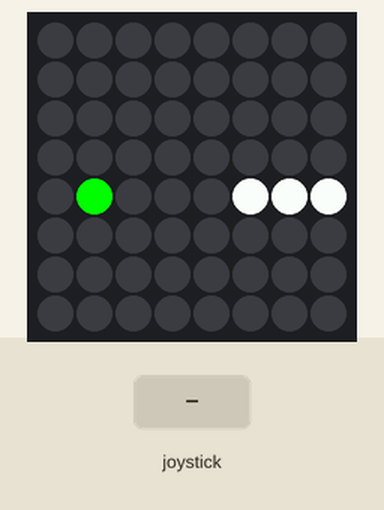
A program run on a simulated Raspberry Pi (BCM pin numbers) with a Sense HAT. On the bench: the Sense HAT's 8×8 RGB LED matrix. Inputs (shaded band) come from the test bench. Random numbers come from a fixed seed.

Above: at 1.2 s.
1.3 s: joystick clicked
At 3.7 s:
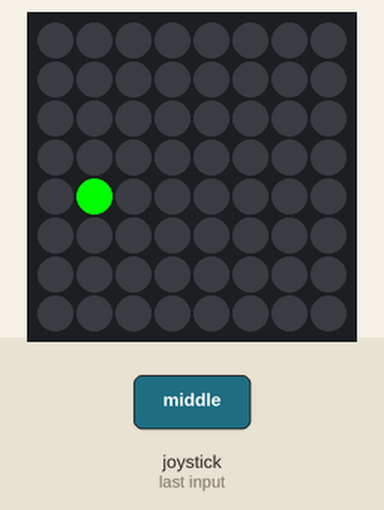
4.0 s: joystick pushed up
At 4.9 s:
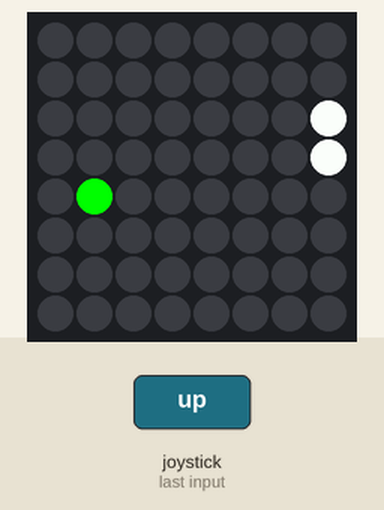
7.0 s: joystick pushed left
At 7.4 s:
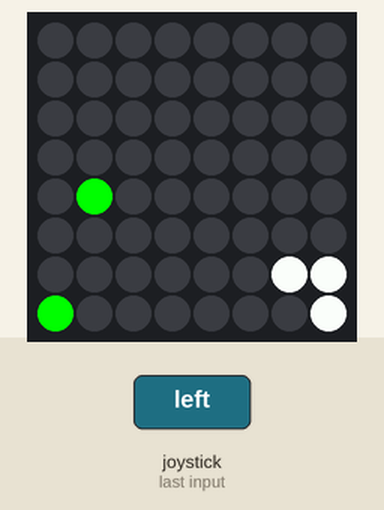
10.0 s: joystick pushed down
At 10.4 s:
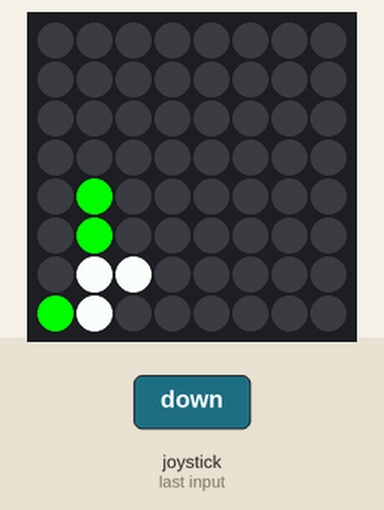
13.0 s: joystick pushed right
At 13.4 s:
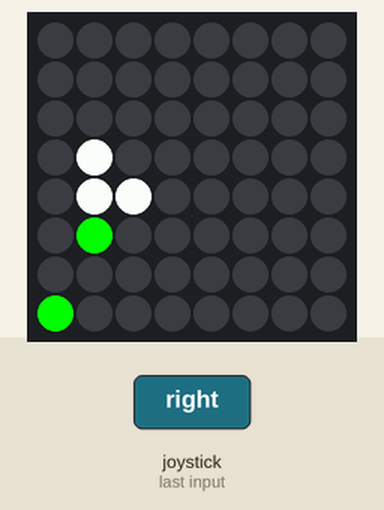
16.0 s: joystick pushed up
At 16.4 s:
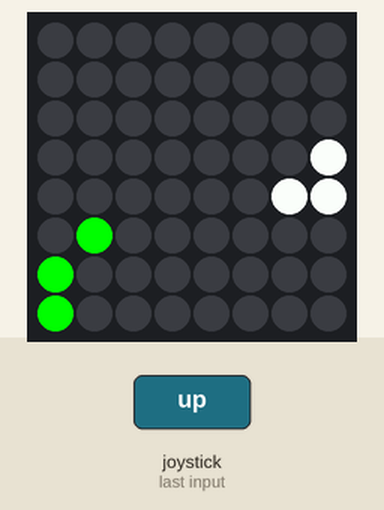
Timing chart, 0 to 19.0 s (numbered marks = the images above; inputs shaded):
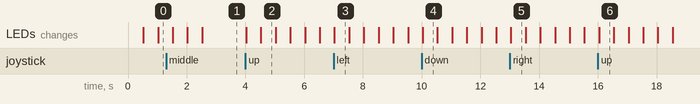

Measured:
- what the display in image 3 shows lasts 0.5 s, from 7.0 s to 7.5 s

The program:

Snake.py
```python
from sense_hat import SenseHat
from time import sleep
from random import randint
sense = SenseHat()
dead = False
pause = .5
snake = [[2, 4], [3, 4], [4, 4]]
white = (255, 255, 255)
green = (0, 255, 0)
blank = (0, 0, 0)
score = 0
direction = "right"
veggies = []
def make_veg():
    x = randint(0, 7)
    y = randint(0, 7)
    veg = [x, y]
    while veg in snake:
        x = randint(0, 7)
        y = randint(0, 7)
        veg = [x, y]
    sense.set_pixel(veg[0], veg[1], green)
    veggies.append(veg)
def joystick_moved(event):
    global direction
    direction = event.direction
def wrap(pix):
    if pix[0] > 7:
        pix[0] = 0
    if pix[0] < 0:
        pix[0] = 7
    if pix[1] < 0:
        pix[1] = 7
    if pix[1] > 7:
        pix[1] = 0

    return pix
def move():
  global pause
  remove = True
  last = snake[-1]
  first = snake[0]
  next = list(last)
  if direction == "right":
    next[0] = last[0] + 1
  if direction == "left":
    next[0] = last[0] - 1
  if direction == "down":
    next[1] = last[1] + 1
  if direction == "up":
    next[1] = last[1] - 1
  if next in snake:
      dead = True
  snake.append(next)
  wrap(next)
  sense.set_pixel(next[0], next[1], white)
  if next in veggies:
    veggies.remove(next)
    global score
    score+=1
    if score%5 == 0:
      remove = False
      pause *= .8
  if remove == True:
    sense.set_pixel(first[0], first[1], blank)
    snake.remove(first)
def draw_snake():
    for segment in snake:
        sense.set_pixel(segment[0], segment[1], white)
sense.clear()
while dead == False:
  sense.stick.direction_any = joystick_moved
  draw_snake()
  move()
  if len(veggies) < 3 and randint(1, 5) > 4:
    make_veg()
  sleep(pause)
sense.show_message("You got " + score + " points!")
```
